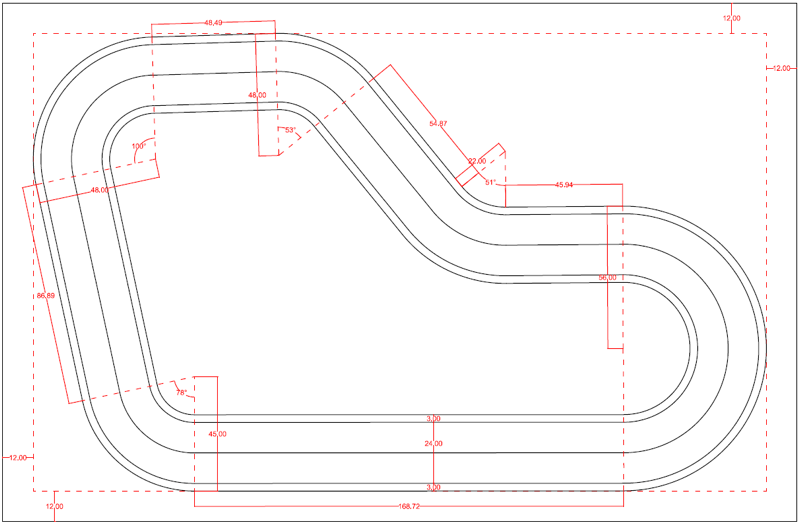
#> input picture reinvent2018.png, 800 x 526 px, found by its file name
$ python targets_creator.py
#> lines starting #> are read from the running program, lines starting #| are printed output that depends on the picture
### data/reinvent2018.py
#!/usr/bin/env python3
import os

track = os.path.join(os.getcwd(), 'data', 'reinvent2018.png')

target_points = [(6.461017873707842, 0.6880578326692007), (6.513886439910145, 0.6917869902861352),
                 (6.7062222853811955, 0.7038161614821337), (6.8417877118114365, 0.7243997550836263),
                 (7.006286573591471, 0.7588117589051223), (7.151475820681036, 0.8122097996316212),
                 (7.2214064017967035, 0.8751065652956163), (7.4680469146403015, 1.0037185508282644),
                 (7.528010351788048, 1.146150858759214), (7.528699863639062, 1.2748812463906218),
                 (7.689691981759969, 1.5345926580097675), (7.728888069470197, 1.8892638886926827),
                 (7.692518602130955, 2.228561087145163), (7.549869254110648, 2.4384057538460246),
                 (7.360110488915774, 2.763170903359196), (7.103613724760411, 2.9653756744292155),
                 (6.784508899007659, 3.1711012517827197), (6.496110449079708, 3.2346328046339803),
                 (6.085768651954058, 3.489472238868241), (5.5260599813661315, 3.4660003015732457),
                 (5.33654704033823, 3.3366623017827903), (5.163236667744558, 3.207524167660189),
                 (4.626543018483973, 3.1282963599586404), (4.092728535429521, 3.3703748558215287),
                 (4.001121969780925, 3.482763638518189), (3.6665939940763446, 3.4090644155940097),
                 (3.5707663664692615, 3.587777262672379), (3.433488173803766, 3.791733942750928),
                 (3.139644149294831, 4.096426738718088), (2.890125470779159, 3.7836970294088266),
                 (2.8110045575773057, 4.499832029419236), (2.5003276964136627, 4.498718163592657),
                 (2.5003276964136627, 4.498718163592657), (2.415839284266728, 4.728265904982661),
                 (2.204359067157784, 4.787654571338813), (1.9468757993904031, 4.815257834492364),
                 (1.7144196614082232, 5.327292903753738), (1.5586180971261494, 5.258828069196492),
                 (1.1209191146490554, 5.251590107522398), (0.9339249465944577, 5.061712212148723),
                 (0.6664027012058624, 4.788610860372954), (0.3639885210834488, 4.340023544041322),
                 (0.26810231700495724, 4.040801759705744), (0.24455771783760571, 3.888204037448009),
                 (0.26979304514547486, 3.8810593942904537), (0.2534210665736296, 3.7805895401723992),
                 (0.2607343572973675, 3.871452639704585), (0.21591246434980338, 3.743970932934269),
                 (0.7316196323127645, 3.819658838269335), (0.24017037950053255, 3.3547472166425614),
                 (0.6334741151623569, 3.617867807094588), (0.6116914571884705, 2.7967209786723224),
                 (0.8767142517759999, 2.6705225050239383), (0.9126237137711688, 2.5150506992691817),
                 (0.9380374746317686, 2.4195933679559642), (1.0212099341560645, 2.0181787127447155),
                 (1.0430635528690946, 1.9127067467720549), (1.0936256517149217, 1.668679245468863),
                 (1.2088473861872933, 1.1674873418524767), (1.2363710112296433, 1.117224217460086),
                 (1.7904703275551124, 0.5170919210197327), (2.419351943156177, 0.26963284584109304),
                 (3.6300023417267235, 0.6834498837610459), (4.189995119968753, 0.6836500863232341),
                 (4.500002230529587, 0.6837609167129147), (4.549995073956144, 0.6837787896136626),
                 (5.320002125723089, 0.6840540742077795), (5.420002112941809, 0.6840898251217875),
                 (5.7800020669292005, 0.684218528412216), (6.289747858140073, 0.6921400142174)]


class RangeDict(dict):
    def __getitem__(self, item):
        if not isinstance(item, range):
            for key in self:
                if item in key:
                    return self[key]
            raise KeyError(item)
        else:
            return super().__getitem__(item)


waypoints = [(2.909995283569139, 0.6831924746239328), (3.3199952311658905, 0.6833390533713652),
             (3.41999521838461, 0.6833748042853732), (3.6300023417267235, 0.6834498837610459),
             (4.189995119968753, 0.6836500863232341), (4.500002230529587, 0.6837609167129147),
             (4.549995073956144, 0.6837787896136626), (5.320002125723089, 0.6840540742077795),
             (5.420002112941809, 0.6840898251217875), (5.7800020669292005, 0.684218528412216),
             (6.289747858140073, 0.6921400142174), (6.460906484698166, 0.7123063542781353),
             (6.5136980596947165, 0.7210294115664316), (6.704287871536597, 0.799598672280553),
             (6.836281775656231, 0.8817004790362547), (6.991663362669656, 1.0062653214908401),
             (7.1142074641408275, 1.1693225137564909), (7.165830682349035, 1.263426756737598),
             (7.280019741788613, 1.7628308313393968), (7.272892208655982, 1.8132370038722583),
             (7.265960701310593, 1.8622568749360433), (7.1045747673751585, 2.3014874894475916),
             (7.011749008840918, 2.419260292916218), (6.727273712845888, 2.6474924751765463),
             (6.536921216759571, 2.7266447610626687), (6.079802178702642, 2.773360773339069),
             (5.919813651266964, 2.772005974951175), (5.719827991972368, 2.7703124769663074),
             (5.670000926947205, 2.7698905365406308), (5.200034627604903, 2.765910816276192),
             (5.049876033335467, 2.7646392587170006), (5.002030872389276, 2.768980714618128),
             (4.942709994269048, 2.775327848322301), (4.561340171137485, 2.898322513024676),
             (4.258533108743229, 3.166955220685885), (4.092728535429521, 3.3703748558215287),
             (4.001121969780925, 3.482763638518189), (3.774000078716213, 3.761411273431655),
             (3.6823935130676184, 3.8738000561283137), (3.5490587458571623, 4.037383660336441),
             (3.2758532950668884, 4.333295323360169), (3.1911463583891155, 4.385684825652305),
             (3.0954945192403103, 4.435922305057415), (2.9549738926202442, 4.484413606024224),
             (2.8089822299540046, 4.500038654567632), (2.8110045575773057, 4.499832029419236),
             (2.5003276964136627, 4.498718163592657), (2.249377566090162, 4.491428972830993),
             (1.990177178741659, 4.483900142037221), (1.7395172672798365, 4.476619381080485),
             (1.1871156114665855, 4.391792930201858), (1.1054389398706574, 4.3402307341807065),
             (0.7316196323127645, 3.819658838269335), (0.7080468873794841, 3.5295953182618844),
             (0.8747319412102282, 2.7251244177375193), (0.8863119620897287, 2.6692358445815714),
             (0.9180990438541362, 2.5158220758940644), (0.9380374746317692, 2.4195933679559642),
             (1.0212099341560652, 2.0181787127447155), (1.043063552869095, 1.912706746772055),
             (1.0936256517149223, 1.6686792454688633), (1.219724413480236, 1.169889412099395),
             (1.2404620134668318, 1.1182110370035536), (1.286611404297767, 1.0270193376917442),
             (1.3195344250237366, 0.9895904728963364), (1.3897426105955222, 0.9097735962139227),
             (1.4563853812178036, 0.8435308547287804), (1.4996428710531535, 0.8193608401945228),
             (2.0400025449490777, 0.6828814442283201), (2.7500024542019887, 0.6831352757177762)]


targets_refs = RangeDict({
    range(0, 22+1): ('avg', 12),
    range(23, 24+1): ('end', 13),
    range(25, 28+1): ('wtd_avg', 13),
    range(29, 29+1): ('avg', 13),
    range(30, 31+1): ('end', 16),
    range(32, 32+1): ('end', 15),
    range(33, 35+1): ('wtd_avg', 15),
    range(36, 42+1): ('avg', 15),
    range(43, 43+1): ('avg', 14),
    range(44, 44+1): ('avg', 12),
    range(45, 45+1): ('avg', 11),
    range(46, 46+1): ('avg', 9),
    range(47, 47+1): ('avg', 8),
    range(48, 48+1): ('end', 5),
    range(49, 49+1): ('avg', 6),
    range(50, 59+1): ('avg', 4),
    range(60, 61+1): ('wtd_avg', 9),
    range(62, 69+1): ('end', 12)
})

### util/math.py
#!/usr/bin/env python3
import math


def calc_distance(x1, y1, x2, y2):
    """Calculate distance between 2 points."""
    dist = math.sqrt((x2 - x1) ** 2 + (y2 - y1) ** 2)
    return dist


def convert_degree_angle(angle, pos_neg=True):
    """
    Convert angle in degrees from positive to negative or negative to positive.
    :param angle: [float] Angle in degrees.
    :param pos_neg: [bool] If True and angle over 180, converts to negative angle.
                           If False and angle is negative, converts to positive angle.
    :return: [float] Converted angle in degrees.
    """
    if pos_neg:
        return (angle - 360.0) if angle > 180 else angle
    # convert negative to positive
    return angle % 360.0


def average(values):
    """
    Get average of a list of values.
    :param values: list[float] Values used to get average.
    :return: [float] Average of values.
    """
    return sum(values) / len(values)


def weighted_avg(values, power=2):
    """
    Gets weighted average of a list using inverted indices by power (lower indices have highest weight).
    :param values: list[float] Values used to get weighted average.
    :param power: [int] Used in formula to create weighted average.
    :return: [float] Weighted average of values.
    """
    powers = [float(n ** power) for n, _ in enumerate(values)]
    # get inverse of sum to shift weights from highest to lowest
    weights = [n / sum(powers) for n in powers]
    return sum([a * w for a, w in zip(values, weights)])

### targets_creator.py
#!/usr/bin/env python3
"""
Tool to help determine best target points for each closest waypoint.
Up to 3 angles can be shown (car position is simulated as waypoint before nearest waypoint):
  1. From car to some waypoint (endpoint) in distance.
  2. Average angle of a line to all waypoints in the next few points.
  3. Weighted average of a line to all waypoints in the next few points.
Examples:
    python targets_creator.py -h  # show help menu
    python targets_creator.py  # show best angle (previously selected)
    python targets_creator.py -show_all_angles
    python targets_creator.py -hide_angles
"""
import os
from collections import namedtuple
import math
from argparse import ArgumentParser, RawTextHelpFormatter
import matplotlib.pyplot as plt
from pprint import pprint

from data.reinvent2018 import track, waypoints, targets_refs
from util.math import calc_distance, convert_degree_angle, average, weighted_avg

Plots = namedtuple('Plots', 'nfp, idx, last_point_line, avg_angle_line, wtd_avg_angle_line, angle_type, num_points')

all_xs, all_ys = zip(*waypoints)


class TargetCreator:
    def __init__(self, hide_angles=False, show_all_angles=False,
                 targets_log=os.path.join('data', 'reinvent2018_targets.py')):
        """
        :param hide_angles: [bool] If True, this will override self.show_all_angles!!
        :param show_all_angles: [bool] Displays all 3 angles used to decide which is best.
                                If True, will show avg, wtd_avg, and endpoint angles from point
                                before first point (aka car), but if False, will only show angle type specified
                                in targets_refs for that index.
        :param targets_log: [string] OUTPUT file for WRITING target_points: tuple of target points (one per waypoint)
        """
        self.hide_angles = hide_angles
        self.show_all_angles = show_all_angles
        self.targets_log = targets_log

        self.plots = []
        self.target_points = []  # list for buildup, but written to file as tuple
        self.curr_pos = 0

        self.get_target_points()
        self.plot()
        self.write_targets_file()

    @staticmethod
    def _get_line_coord(heading, length, curr_x, curr_y):
        heading = convert_degree_angle(heading)
        endy = curr_y + length * math.sin(math.radians(heading))
        endx = curr_x + length * math.cos(math.radians(heading))
        return [curr_x, endx], [curr_y, endy]

    def _generate_targets(self, idx, angle_type, num_points, x=None, y=None):
        target_points_ = []
        if x is None and y is None:
            # No plot_pts provided, so simulating car x, y as closest_waypoint[0]
            prev_idx = (idx - 1) if idx > 0 else (len(waypoints)-1)
            curr_x, curr_y = all_xs[prev_idx], all_ys[prev_idx]
        else:
            curr_x, curr_y = x, y

        nfp = waypoints[idx:idx + num_points]
        len_nfp = len(nfp)
        if len_nfp < num_points:
            # lap restarting, so wrap around to get next few points
            nfp += waypoints[:num_points - len_nfp]

        # get x's and y's for next few points
        nfp_xs, nfp_ys = zip(*nfp)

        last_point_line, avg_angle_line, wtd_avg_angle_line = None, None, None
        angles = []
        for x, y in nfp[2:]:
            # using 360 degrees (no negative angles), so we can average
            # (can't average pos & neg angles and get meaningful results)
            angle = convert_degree_angle(math.degrees(math.atan2(y - curr_y, x - curr_x)), pos_neg=False)
            angles.append(angle)

        length = calc_distance(curr_x, curr_y, nfp_xs[-1], nfp_ys[-1])

        if self.show_all_angles or angle_type == 'end':
            last_point_line = ([curr_x, nfp_xs[-1]], [curr_y, nfp_ys[-1]])
            if angle_type == 'end':
                target_points_.append((nfp_xs[-1], nfp_ys[-1]))

        if self.show_all_angles or angle_type == 'avg':
            # average of points
            avg_best_heading = average(angles)
            avg_angle_line = self._get_line_coord(avg_best_heading, length, curr_x, curr_y)
            if angle_type == 'avg':
                target_points_.append((avg_angle_line[0][1], avg_angle_line[1][1]))

        if self.show_all_angles or angle_type == 'wtd_avg':
            wtd_avg_best_heading = weighted_avg(angles)
            wtd_avg_angle_line = self._get_line_coord(wtd_avg_best_heading, length, curr_x, curr_y)
            if angle_type == 'wtd_avg':
                target_points_.append((wtd_avg_angle_line[0][1], wtd_avg_angle_line[1][1]))

        # used for rendering
        self.plots.append(Plots(nfp=nfp,
                                idx=idx,
                                last_point_line=last_point_line,
                                avg_angle_line=avg_angle_line,
                                wtd_avg_angle_line=wtd_avg_angle_line,
                                angle_type=angle_type,
                                num_points=num_points))

        return target_points_

    def get_target_points(self):
        for idx, _ in enumerate(waypoints):
            self.target_points += self._generate_targets(idx, *targets_refs[idx])
        assert len(self.target_points) == len(waypoints), (f'Mismatch size: len(waypoints)={len(waypoints)}, '
                                                           f'len(target_points)={len(self.target_points)}')

    def _draw_lines(self, idx):
        plt.plot(all_xs, all_ys, 'bo')

        nfp_xs, nfp_ys = zip(*self.plots[idx].nfp)
        # simulating car x, y as closest_waypoint[0]
        prev_idx = (idx - 1) if idx > 0 else (len(waypoints) - 1)
        curr_x, curr_y = all_xs[prev_idx], all_ys[prev_idx]

        # This is closest_waypoint[1]
        plt.plot(nfp_xs[0], nfp_ys[0], 'k*', markersize=12)

        plt.plot(nfp_xs[1:], nfp_ys[1:], 'ro')
        plt.autoscale(False)
        if not self.hide_angles:
            if self.plots[idx].last_point_line is not None:
                end_x, end_y = self.plots[idx].last_point_line
                plt.plot([end_x[0], end_x[1]], [end_y[0], end_y[1]], 'c--', linewidth=2, label="Endpoint")
            if self.plots[idx].avg_angle_line is not None:
                avg_x, avg_y = self.plots[idx].avg_angle_line
                plt.plot([avg_x[0], avg_x[1]], [avg_y[0], avg_y[1]], 'g--', linewidth=2, label="Avg")
            if self.plots[idx].wtd_avg_angle_line is not None:
                wtd_avg_x, wtd_avg_y = self.plots[idx].wtd_avg_angle_line
                plt.plot([wtd_avg_x[0], wtd_avg_x[1]], [wtd_avg_y[0], wtd_avg_y[1]],
                         'm--', linewidth=2, label="WtdAvg")

        plt.plot(curr_x, curr_y, 'rs', markersize=12)

        if not self.hide_angles:
            plt.legend(loc="center")
        plt.text(1.4, 2.8, f'waypoint(black star):{idx}', fontsize=24)
        plt.text(1.4, 2.6, f'sim car(red square):{idx}', fontsize=24)
        plt.text(1.8, 2.0, f'Angle Type/# of Points={self.plots[idx].angle_type}/'
                           f'{self.plots[idx].num_points}', fontsize=24)
        plt.text(1.8, 1.8, 'Note: Using point before waypoint to simulate position of car.', fontsize=16)
        plt.text(2.0, 1.6, 'Click right/left arrow to cycle through next point.', fontsize=12)

    def key_event(self, e, items, ax, fig):
        if e.key == "right":
            self.curr_pos += 1
        elif e.key == "left":
            self.curr_pos -= 1
        else:
            return
        self.curr_pos %= len(items)

        ax.cla()
        plt.imshow(plt.imread(track), extent=[0, 8, 0, 5.2])
        self._draw_lines(self.curr_pos)
        fig.canvas.draw()

    def plot(self):
        fig = plt.figure(num=None, figsize=(20, 15), dpi=80, facecolor='w', edgecolor='k')
        plt.imshow(plt.imread(track), extent=[0, 8, 0, 5.2])
        ax = fig.add_subplot(111)
        self._draw_lines(0)
        fig.canvas.mpl_connect('key_press_event', lambda event: self.key_event(event, self.plots, ax, fig))
        plt.show()
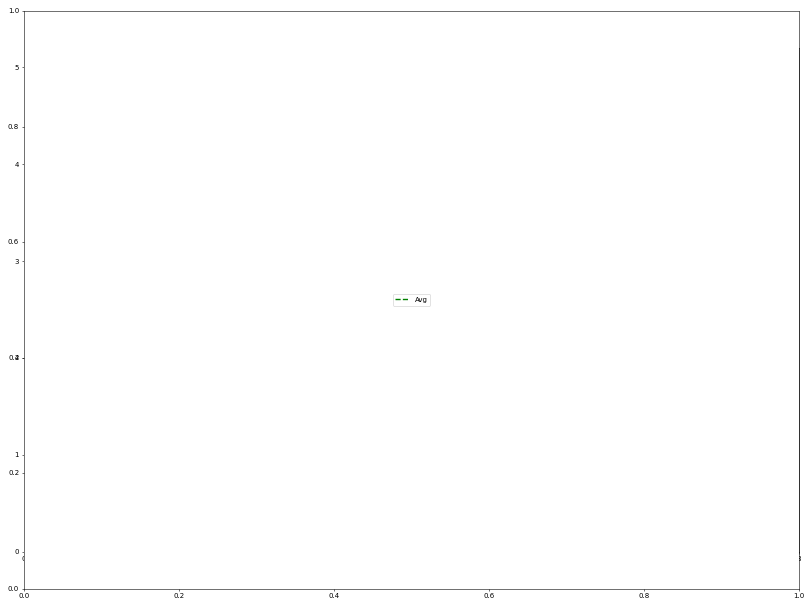
#> figure drawn by matplotlib, 2 panels; panel 2: curve peaks at x = 6.46, y = 0.712

    def write_targets_file(self):
        with open(self.targets_log, 'w') as out:
            out.write('#!/usr/bin/env python3\n')
            out.write(f'# This file was generated by {os.path.basename(__file__)}\n\n')
            out.write('target_points = ')
            pprint(tuple(self.target_points), stream=out)


if __name__ == '__main__':
    parser = ArgumentParser(description=__doc__, formatter_class=RawTextHelpFormatter)
    group = parser.add_mutually_exclusive_group()
    group.add_argument('-hide_angles', action='store_true', default=False,
                       help="If provided, will only show plot points.")
    group.add_argument('-show_all_angles', action='store_true', default=False,
                       help="If provided, will show all 3 angles. "
                            "If not, will only show best (previously selected) angle")
    args = parser.parse_args()
    TargetCreator(hide_angles=args.hide_angles, show_all_angles=args.show_all_angles)
